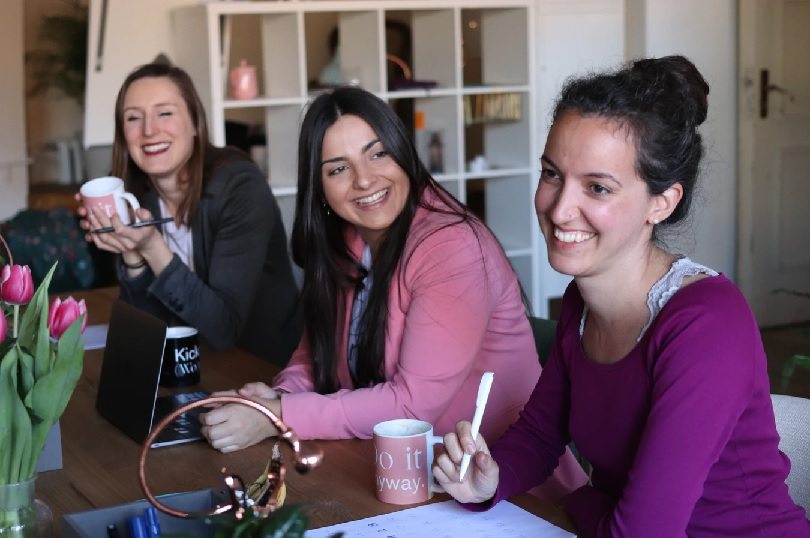
#> input picture multi_img.jpg, 810 x 538 px
$ python script.py
#> lines starting #> are read from the running program, lines starting #| are printed output that depends on the picture; after the words box and inside, x2 and y2 are one past the last pixel; in counts of white or black regions, pixels touching at a corner belong together
import cv2, glob

#multiple target face detection for front facing subjects


select_img = str(input("Enter file name: "))
#> the answer given: multi_img.jpg
all_images = glob.glob(select_img)
detect = cv2.CascadeClassifier("haarcascade_frontalface_default.xml")

for image in all_images:
    img = cv2.imread(image)
#> img is the input picture: shape (538, 810, 3); mean B, G, R 97.1, 85.8, 105.2
    gray_img = cv2.cvtColor(img, cv2.COLOR_BGR2GRAY)
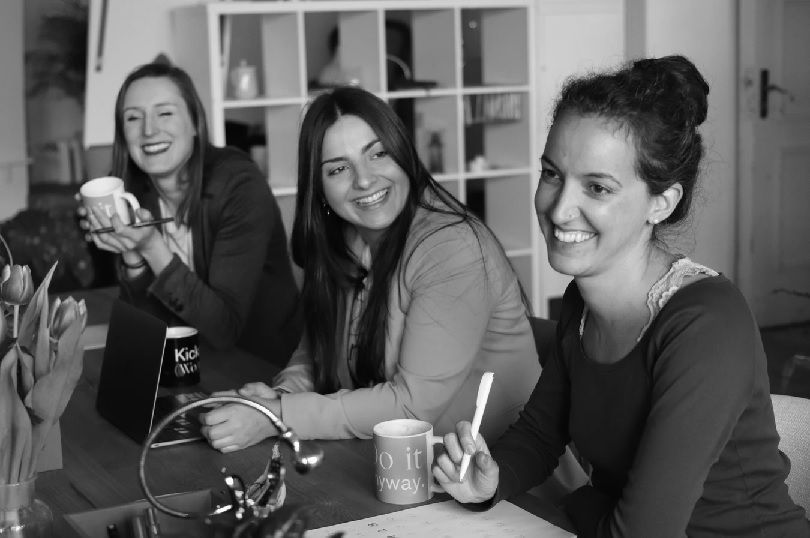
#> gray_img: shape (538, 810); min 0, max 255, mean 92.9
    faces = detect.detectMultiScale(gray_img, 1.1, 5)
#> faces = [[112, 83, 83, 83], [307, 123, 105, 105], [523, 115, 167, 167]]

    for (x, y, w, h) in faces:
        final_img = cv2.rectangle(img, (x,y), (x+w,y+h), (0, 255, 0), 2)
#> this loop made 3 passes
#> pass 2, `final_img = cv2.rectangle(img, (x,y), (x+w,y+h), (0, 255, 0), 2)`:
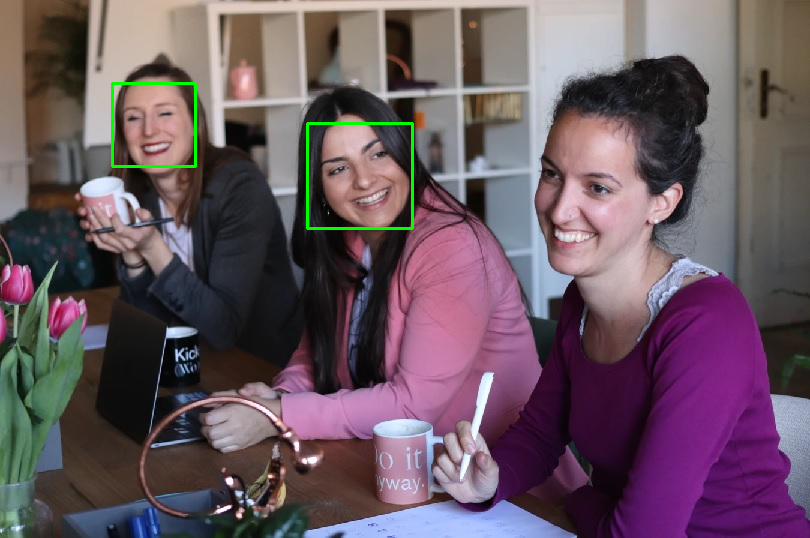
#> final_img: shape (538, 810, 3); mean B, G, R 96.7, 86.8, 104.8
#> pass 3, `final_img = cv2.rectangle(img, (x,y), (x+w,y+h), (0, 255, 0), 2)`:
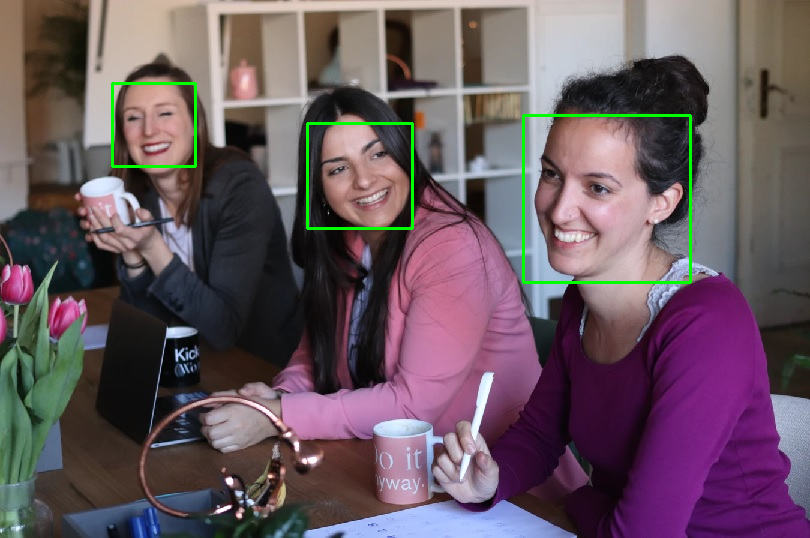
#> final_img: shape (538, 810, 3); 0.46% of pixels changed, all inside (x1, y1, x2, y2) = (522, 114, 692, 284)


cv2.imshow("Face Detection", final_img)
cv2.waitKey(0)
cv2.destroyAllWindows
